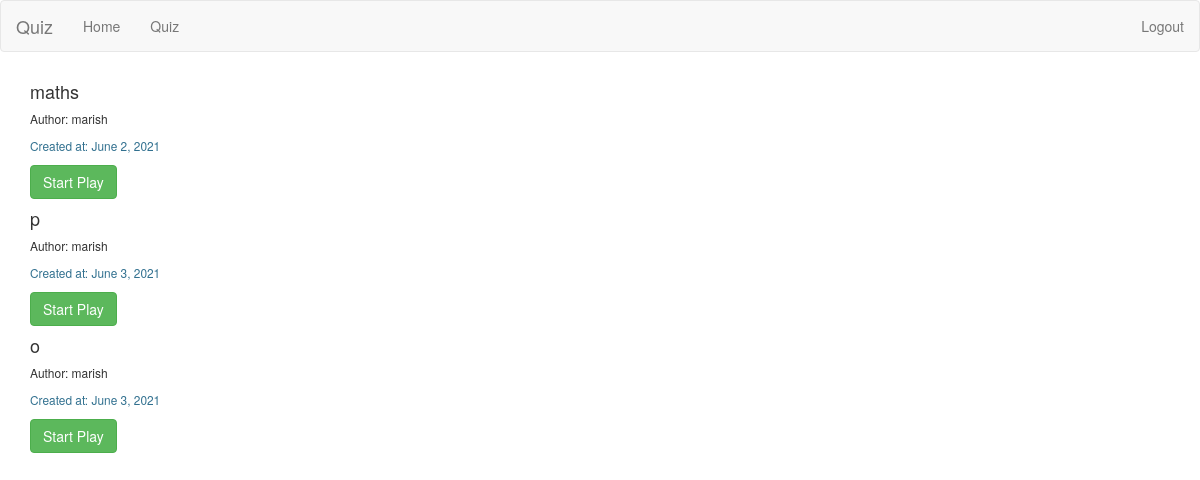
/quiz/quizzes/, run on an earlier commit of the app's database.
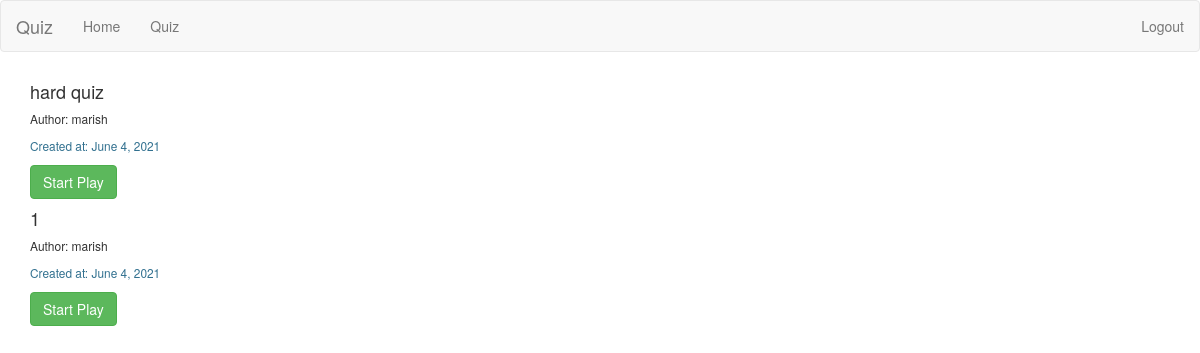
And on a later commit of the database.
### quiz/models.py (models this page shows, shortened)
class QuizAuthor(models.Model):
    quiz_name = models.CharField(max_length=50)
    author = models.CharField(max_length=50)
    created_at = models.DateField(auto_now_add=True)

### quiz/views.py (the view)
# urls.py: path('quizzes/', student_quizzes, name='quizzes'),
def student_quizzes(request):
    return render(
        request,
        "student_quizzes.html",
        {"quizzes": QuizAuthor.objects.all()},
    )

### quiz/templates/student_quizzes.html
{% extends 'nav2.html' %} {% block content %}
<div class="container p-2">
  {% if quizzes %} {% for quiz in quizzes %}
  <div class="col">
    <div class="card" style="max-width: 18rem">
      <div class="card-body">
        <h4 class="card-title heading-main">{{quiz.quiz_name}}</h4>
        <h6 class="card-subtitle mb-2 text-white">Author: {{quiz.author}}</h6>
        <p class="card-text">
          <small class="text-info">Created at: {{quiz.created_at}}</small>
        </p>
        <a
          type="button"
          href="{% url 'play-quiz' quiz.id  0 %}"
          class="btn btn-success btn-md"
          >Start Play</a
        >
      </div>
    </div>
  </div>
  {% endfor %} {% else %}
  <h5 class="heading-main">No Quizzes Available</h5>
  {% endif %}
</div>
{% endblock %}

What changed in the data, as far as the page shows it:
removed QuizAuthor: quiz_name "maths", author "marish", created_at "June 2, 2021"
removed QuizAuthor: quiz_name "p", author "marish", created_at "June 3, 2021"
removed QuizAuthor: quiz_name "o", author "marish", created_at "June 3, 2021"
added QuizAuthor: quiz_name "hard quiz", author "marish", created_at "June 4, 2021"
added QuizAuthor: quiz_name "1", author "marish", created_at "June 4, 2021"
